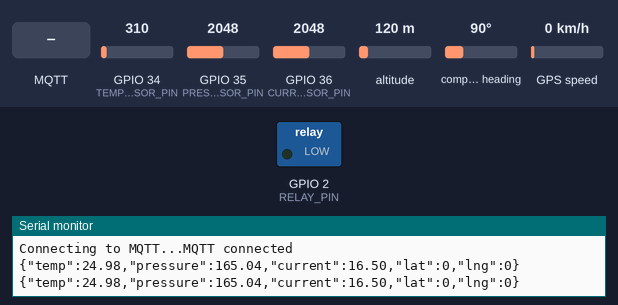
Bench run of a program on a simulated ESP32. Parts: switched loads named in the program (green lamp = pin HIGH), the last lines printed to the serial monitor. The test bench sets the inputs (shaded band); at power-on: GPIO 34 (TEMP_SENSOR_PIN) = 310, GPIO 35 (PRESSURE_SENSOR_PIN) = 2048, GPIO 36 (CURRENT_SENSOR_PIN) = 2048, altitude 120 m, compass heading 90°, GPS speed 0 km/h. WiFi joins after 1.5 s; servers stay silent unless stated; the GPS gets a fix after 3 s at 37.7749, -122.4194 with 8 satellites; no MQTT or app messages arrive unless stated.

Above: at 2.7 s.
2.8 s: MQTT message "ON" arrives on the first subscribed topic
At 3.5 s:
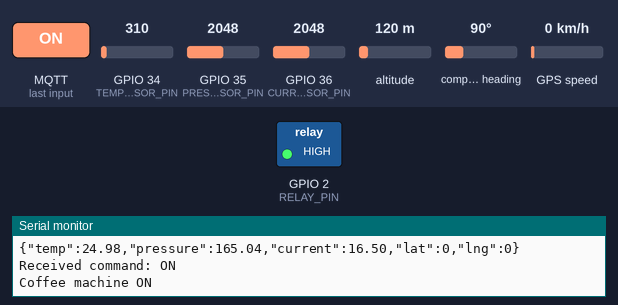
6.3 s: MQTT message "OFF" arrives on the first subscribed topic
At 7.4 s:
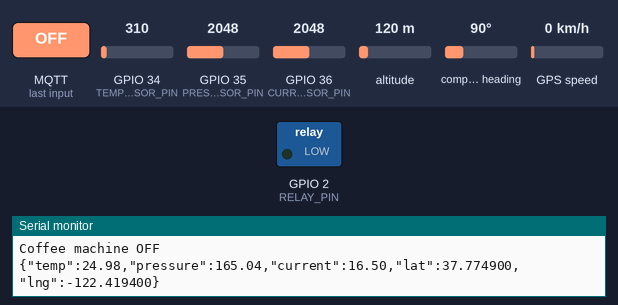
Timing chart, 0 to 9.3 s (numbered marks = the images above; inputs shaded):
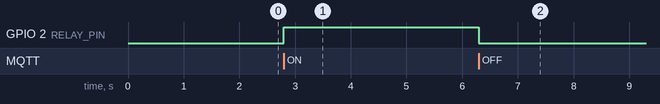

The program:

main.cpp
```cpp
#include <Arduino.h>
#include <WiFi.h>
#include <esp_now.h>
#include <PubSubClient.h>
#include <TinyGPSPlus.h>

// WiFi & MQTT config
const char* ssid = "admin";
const char* password = "12345678";
const char* mqtt_server = "103.146.22.13";
const int mqtt_port = 1883;

// MQTT topics
const char* topic_data = "coffee_machine/data";
const char* topic_cmd = "coffee_machine/cmd";
const char* topic_image = "coffee_machine/image";

// GPS
HardwareSerial gpsSerial(1); // Use UART1 for GPS
TinyGPSPlus gps;

// Sensor pins (giả sử dùng analog, digital)
#define TEMP_SENSOR_PIN      34
#define PRESSURE_SENSOR_PIN  35
#define CURRENT_SENSOR_PIN   36
#define RELAY_PIN            2 // điều khiển máy pha

// ESP-NOW image chunk struct
#define IMAGE_CHUNK_SIZE 240
typedef struct struct_message {
  uint8_t chunk[IMAGE_CHUNK_SIZE];
  uint16_t chunk_len;
  uint16_t chunk_num;
  uint16_t total_chunks;
} struct_message;

WiFiClient espClient;
PubSubClient client(espClient);

// --- ESP-NOW nhận dữ liệu hình ảnh từ ESP32CAM ---
void OnDataRecv(const uint8_t * mac, const uint8_t *incomingData, int len) {
  struct_message msg;
  memcpy(&msg, incomingData, sizeof(msg));
  // Publish chunk to MQTT
  client.publish(topic_image, (uint8_t*)msg.chunk, msg.chunk_len, false);
  Serial.printf("Image chunk %d/%d (%d bytes) published to MQTT\n", msg.chunk_num, msg.total_chunks, msg.chunk_len);
}

// --- MQTT nhận lệnh điều khiển ---
void callback(char* topic, byte* payload, unsigned int length) {
  String cmd;
  for (unsigned int i = 0; i < length; i++) {
    cmd += (char)payload[i];
  }
  Serial.print("Received command: ");
  Serial.println(cmd);

  if (cmd == "ON") {
    digitalWrite(RELAY_PIN, HIGH); // Bật máy pha
    Serial.println("Coffee machine ON");
  } else if (cmd == "OFF") {
    digitalWrite(RELAY_PIN, LOW); // Tắt máy pha
    Serial.println("Coffee machine OFF");
  } else if (cmd == "RESET") {
    Serial.println("Resetting sensors...");
    // Thực hiện các thao tác reset nếu cần
  }
  // Thêm các lệnh khác nếu cần
}

void setup_wifi() {
  Serial.println();
  Serial.print("Connecting to ");
  Serial.println(ssid);
  WiFi.mode(WIFI_STA);
  WiFi.begin(ssid, password);
  while (WiFi.status() != WL_CONNECTED) {
    delay(500);
    Serial.print(".");
  }
  Serial.println("\nWiFi connected");
  Serial.println(WiFi.localIP());
}

void reconnect_mqtt() {
  while (!client.connected()) {
    Serial.print("Connecting to MQTT...");
    if (client.connect("CoffeeMachineESP32")) {
      Serial.println("MQTT connected");
      client.subscribe(topic_cmd);
    } else {
      Serial.print("failed, rc=");
      Serial.print(client.state());
      Serial.println(" try again in 5 seconds");
      delay(5000);
    }
  }
}

void setup() {
  Serial.begin(115200);
  gpsSerial.begin(9600, SERIAL_8N1, 16, 17); // RX=16, TX=17 (chỉnh chân cho phù hợp)
  pinMode(RELAY_PIN, OUTPUT);
  digitalWrite(RELAY_PIN, LOW); // Khởi động tắt máy pha

  setup_wifi();
  client.setServer(mqtt_server, mqtt_port);
  client.setCallback(callback);

  // ESP-NOW init
  WiFi.mode(WIFI_STA);
  if (esp_now_init() != ESP_OK) {
    Serial.println("Error initializing ESP-NOW");
    return;
  }
  esp_now_register_recv_cb(OnDataRecv);
}

// millis-based non-blocking send
unsigned long lastSendTime = 0;
const unsigned long sendInterval = 1000; // gửi mỗi 1000ms (1 giây)

void loop() {
  if (!client.connected()) {
    reconnect_mqtt();
  }
  client.loop();

  // Đọc dữ liệu GPS liên tục
  while (gpsSerial.available() > 0) {
    gps.encode(gpsSerial.read());
  }

  // Gửi dữ liệu cảm biến và GPS lên MQTT mỗi 1 giây (không dùng delay)
  unsigned long now = millis();
  if (now - lastSendTime >= sendInterval) {
    lastSendTime = now;

    // Đọc cảm biến
    float temp = analogRead(TEMP_SENSOR_PIN) * (3.3 / 4095.0) * 100.0;
    float pressure = analogRead(PRESSURE_SENSOR_PIN) * (3.3 / 4095.0) * 100.0;
    float current = analogRead(CURRENT_SENSOR_PIN) * (3.3 / 4095.0) * 10.0;

    // Tạo chuỗi JSON gửi lên server
    String json = "{";
    json += "\"temp\":" + String(temp, 2) + ",";
    json += "\"pressure\":" + String(pressure, 2) + ",";
    json += "\"current\":" + String(current, 2) + ",";
    if (gps.location.isValid()) {
      json += "\"lat\":" + String(gps.location.lat(), 6) + ",";
      json += "\"lng\":" + String(gps.location.lng(), 6);
    } else {
      json += "\"lat\":0,\"lng\":0";
    }
    json += "}";

    // Publish lên MQTT
    client.publish(topic_data, json.c_str());
    Serial.println(json);
  }
}
```

Measured:
- after the input at 2.8 s, GPIO 2 (RELAY_PIN): LOW → HIGH at once
- after the input at 6.3 s, GPIO 2 (RELAY_PIN): HIGH → LOW at once
